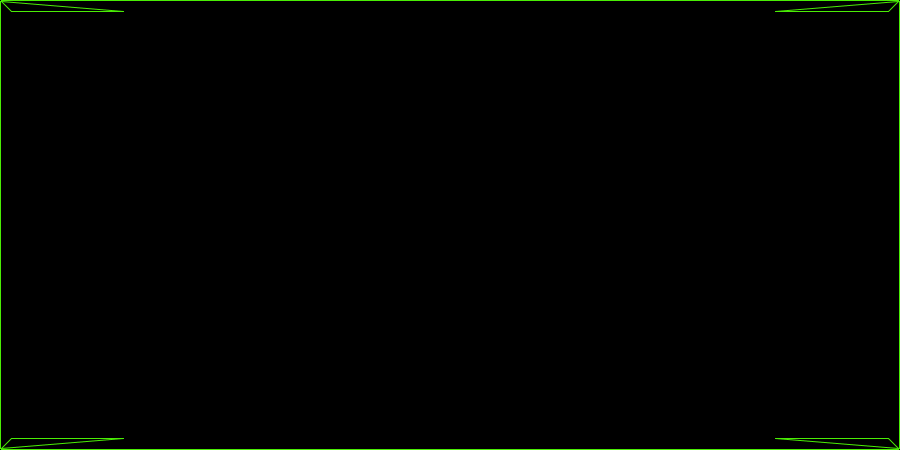
Frame 1 (no input)
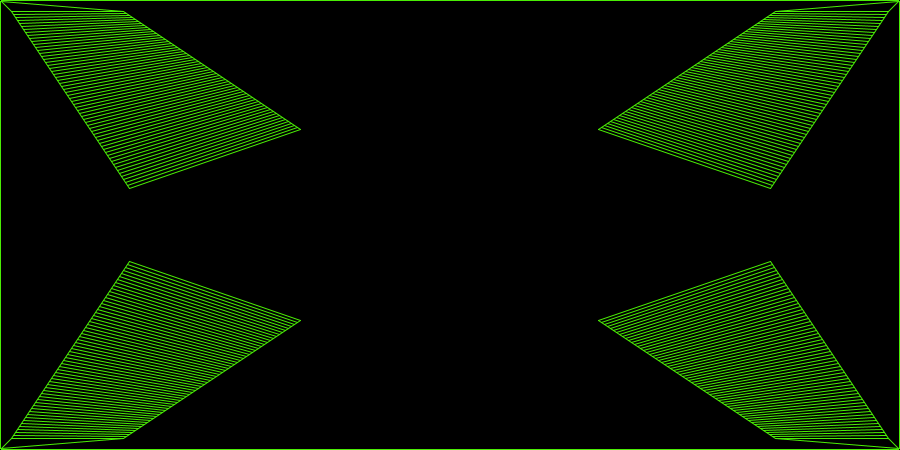
Frame 60 (the mouse pressed at the canvas centre just before this capture)
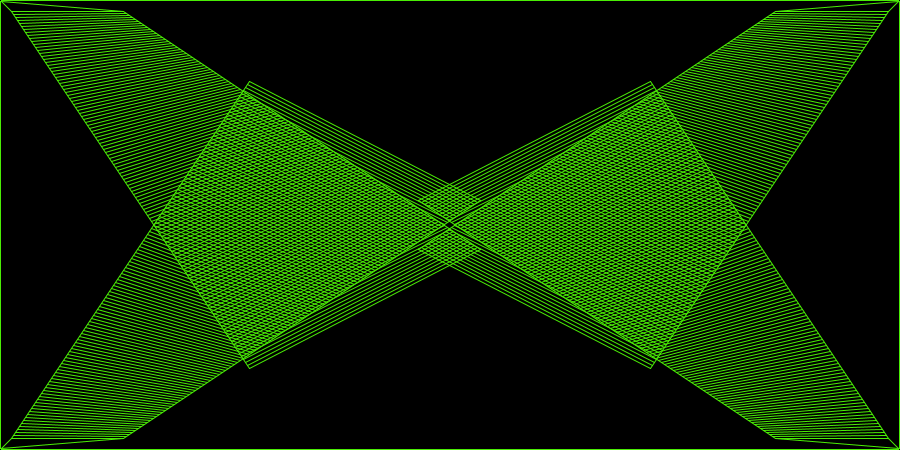
Frame 120 (the mouse held since frame 60 and released just before this capture)

The Processing sketch that drew these frames (run headless with seeded random() and noise(); from frame 60 on, the mouse is pressed at the canvas centre):

// Processing sketch: processing_48108
// ── processing_48108.pde

float x1speed = 2.0;      //
float y1speed = 3.0;      // 'Speed' of shape vector 1,3
float x2speed = 3.0;      //
float y2speed = 2.0;      // 'Speed' of shape vector 2,4

float fRate   = 1000.0;   // framerate: frames/second
int   _size   = 150;      // length matje

float xmin, xmax, ymin, ymax;

int   currStroke = _size;
int   prevStroke = _size - 1;
int   currWipe = 2;
int   prevWipe = 1;

float [] x1 = new float [_size + 1];       // x-shape vector 1
float [] y1 = new float [_size + 1];       // y-shape vector 1
float [] x2 = new float [_size + 1];       // x-shape vector 2
float [] y2 = new float [_size + 1];       // y-shape vector 2

void setup() 
{
  size(900, 450); 
  background(#000000); 
  frameRate(fRate);

  fill(0);
  stroke(#4aed05);
  rect(0, 0, width - 1, height - 1);   // draw Bouncing Arena...

  smooth();                    // smooth() actually leaves Background Radiation of the Smoothing Process !!!

  xmin = 1;                    //
  xmax = width - 1;            // protect our border against Wiping...
  ymin = 1;                    //
  ymax = height - 1;           //

  // set up initial shape; shape x1,x2 upper left...

  x1[prevStroke] = xmin; 
  y1[prevStroke] = ymin;
  x2[prevStroke] = xmin; 
  y2[prevStroke] = ymin;

  x1[currStroke] = x1[prevStroke] + 10;
  y1[currStroke] = y1[prevStroke] + 10;
  x2[currStroke] = x2[prevStroke] + 10 + (xmax+xmin)/8;
  y2[currStroke] = y2[prevStroke] + 10;
}

void draw() 
{
  // what happens here? we seem to run four separate shape's now... in fact: we are mirroring one shape, negative...
  //
  // drawing starts at vector1 x,y[_size] and wiping is always 1 step 'ahead'... [_size] is drawn, 1 is wiped; 1 is drawn, 2 is wiped, ... _size-1 is drawn, etc; in fact we wipe the head of the tail...

  stroke(#4aed05);

  // Draw the shape's; but what do we draw? An empty array? No: we first draw vector x,y[_size-1,_size], zero to initial position...

  line(x1[prevStroke], y1[prevStroke], x1[currStroke], y1[currStroke]);   // upper left...
  line(x1[currStroke], y1[currStroke], x2[currStroke], y2[currStroke]);
  line(x2[currStroke], y2[currStroke], x2[prevStroke], y2[prevStroke]);

  line(xmax - x1[prevStroke], y1[prevStroke], xmax - x1[currStroke], y1[currStroke]);    // upper right
  line(xmax - x1[currStroke], y1[currStroke], xmax - x2[currStroke], y2[currStroke]);
  line(xmax - x2[currStroke], y2[currStroke], xmax - x2[prevStroke], y2[prevStroke]);

  line(x1[prevStroke], ymax - y1[prevStroke], x1[currStroke], ymax - y1[currStroke]);    // lower left
  line(x1[currStroke], ymax - y1[currStroke], x2[currStroke], ymax - y2[currStroke]);
  line(x2[currStroke], ymax - y2[currStroke], x2[prevStroke], ymax - y2[prevStroke]);

  line(xmax - x1[prevStroke], ymax - y1[prevStroke], xmax - x1[currStroke], ymax - y1[currStroke]);    // lower right
  line(xmax - x1[currStroke], ymax - y1[currStroke], xmax - x2[currStroke], ymax - y2[currStroke]);
  line(xmax - x2[currStroke], ymax - y2[currStroke], xmax - x2[prevStroke], ymax - y2[prevStroke]);

  stroke(#000000);

  // Eat the 'tail'... Eating starts at vector x,y[1,2], which is not yet in scope from the initial run... drawing is in the 'previous' element...

  line(x1[prevWipe], y1[prevWipe], x1[currWipe], y1[currWipe]);
  line(x1[currWipe], y1[currWipe], x2[currWipe], y2[currWipe]);
  line(x2[currWipe], y2[currWipe], x2[prevWipe], y2[prevWipe]);

  line(xmax - x1[prevWipe], y1[prevWipe], xmax - x1[currWipe], y1[currWipe]);
  line(xmax - x1[currWipe], y1[currWipe], xmax - x2[currWipe], y2[currWipe]);
  line(xmax - x2[currWipe], y2[currWipe], xmax - x2[prevWipe], y2[prevWipe]);

  line(x1[prevWipe], ymax - y1[prevWipe], x1[currWipe], ymax - y1[currWipe]);
  line(x1[currWipe], ymax - y1[currWipe], x2[currWipe], ymax - y2[currWipe]);
  line(x2[currWipe], ymax - y2[currWipe], x2[prevWipe], ymax - y2[prevWipe]);

  line(xmax - x1[prevWipe], ymax - y1[prevWipe], xmax - x1[currWipe], ymax - y1[currWipe]);
  line(xmax - x1[currWipe], ymax - y1[currWipe], xmax - x2[currWipe], ymax - y2[currWipe]);
  line(xmax - x2[currWipe], ymax - y2[currWipe], xmax - x2[prevWipe], ymax - y2[prevWipe]);

  // initialize next wipe vector, and 'push' wipe index to last draw index...

  prevWipe = currWipe;
  currWipe = currWipe + 1; 
  if (currWipe > _size) { 
    currWipe = 1;
  }

  // Test to see if the (next) shape-vector exceeds the screen; If so, reverse its direction; dangerous trick, here: for now the shapes are the same... Bearing the same speed...

  if (x1[currStroke] + x1speed > xmax - 1 || x1[currStroke] + x1speed < xmin + 1) { 
    x1speed *= -1;
  }
  if (y1[currStroke] + y1speed > ymax - 1 || y1[currStroke] + y1speed < ymin + 1) { 
    y1speed *= -1;
  }
  if (x2[currStroke] + x2speed > xmax - 1 || x2[currStroke] + x2speed < xmin + 1) { 
    x2speed *= -1;
  }
  if (y2[currStroke] + y2speed > ymax - 1 || y2[currStroke] + y2speed < ymin + 1) { 
    y2speed *= -1;
  }

  // initialize next draw vector, and 'push' index; in the first

  prevStroke = currStroke;
  currStroke = currStroke + 1;
  if (currStroke > _size) { 
    currStroke = 1;
  }

  // fill the next draw vector, and draw it in the next loop...

  x1[currStroke] = x1[prevStroke] + x1speed;
  y1[currStroke] = y1[prevStroke] + y1speed;
  x2[currStroke] = x2[prevStroke] + x2speed;
  y2[currStroke] = y2[prevStroke] + y2speed;
}
